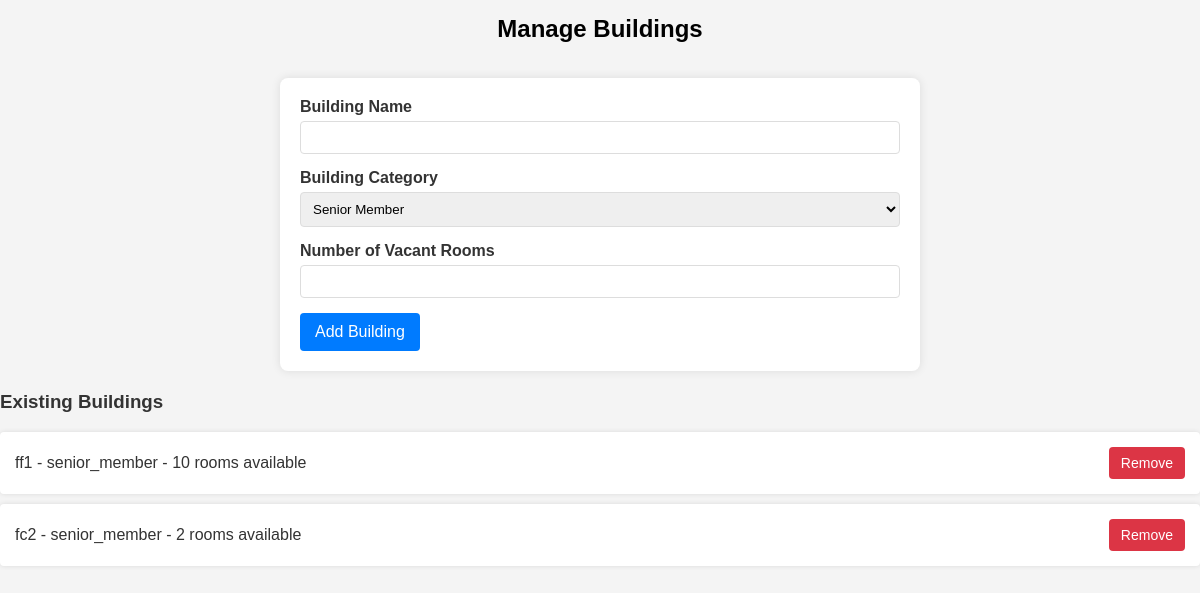
Screenshot of /manage-buildings/ with the database file from the repository.
### project/models.py (models this page shows, shortened)
class Building(models.Model):
    CATEGORY_CHOICES = [
        ('senior_member', 'Senior Member'),
        ('senior_staff', 'Senior Staff'),
        ('junior_staff', 'Junior Staff'),
    ]
    name = models.CharField(max_length=100)
    category = models.CharField(max_length=50, choices=CATEGORY_CHOICES)
    vacant_rooms = models.IntegerField()

### project/views.py (the view, shortened to what this page needs)
# urls.py: path('manage-buildings/', views.admin_manage_buildings, name='manage_buildings'),
def admin_manage_buildings(request):
    buildings = Building.objects.all()
    return render(request, 'admin_manage.html', {'buildings': buildings})

### templates/admin_manage.html (shortened to what this page needs)
<!DOCTYPE html>
<html lang="en">
<head>
</head>
<body>
    <h2>Manage Buildings</h2>
    <form action="{% url 'manage_buildings' %}" method="POST">
        <div>
            <label for="name">Building Name</label>
            <input type="text" id="name" name="name" required>
        </div>
        <div>
            <label for="category">Building Category</label>
            <select id="category" name="category" required>
                <option value="senior_member">Senior Member</option>
            </select>
        </div>
        <div>
            <label for="vacant_rooms">Number of Vacant Rooms</label>
            <input type="number" id="vacant_rooms" name="vacant_rooms" required>
        </div>
        <button type="submit">Add Building</button>
    </form>
    <h3>Existing Buildings</h3>
    <ul>
        {% for building in buildings %}
            <li>
                {{ building.name }} - {{ building.category }} - {{ building.vacant_rooms }} rooms available
                <a href="#" onclick="event.preventDefault(); if(confirm('Are you sure you want to delete this building?')) document.getElementById('delete-form-{{ building.id }}').submit();">
                    <button type="button" class="remove-button">Remove</button>
                </a>
            </li>
        {% endfor %}
    </ul>
</body>
</html>

### templates/admin_manage.html (style rules this page uses)
body { font-family: Arial, sans-serif; margin: 0; padding: 0; background-color: #f4f4f4; color: #333; }
h2 { color: black; padding: 15px; text-align: center; margin: 0; }
form { background: #fff; padding: 20px; border-radius: 8px; box-shadow: 0 0 10px rgba(0, 0, 0, 0.1); max-width: 600px; margin: 20px; margin-left: auto; margin-right: auto; display: block; }
form div { margin-bottom: 15px; }
form label { display: block; margin-bottom: 5px; font-weight: bold; }
form input, form select { width: 100%; padding: 8px; border: 1px solid #ddd; border-radius: 4px; box-sizing: border-box; }
button { background-color: #007bff; color: #fff; border: none; padding: 10px 15px; border-radius: 4px; cursor: pointer; font-size: 16px; }
ul { list-style-type: none; padding: 0; margin: 0; }
li { background: #fff; padding: 15px; margin: 10px 0; border-radius: 4px; box-shadow: 0 0 5px rgba(0, 0, 0, 0.1); display: flex; justify-content: space-between; align-items: center; }
.remove-button { background-color: #dc3545; border: none; color: #fff; padding: 8px 12px; border-radius: 4px; cursor: pointer; font-size: 14px; }

### rows the page displays
Building: name "ff1", category "senior_member", vacant_rooms "10"
Building: name "fc2", category "senior_member", vacant_rooms "2"
